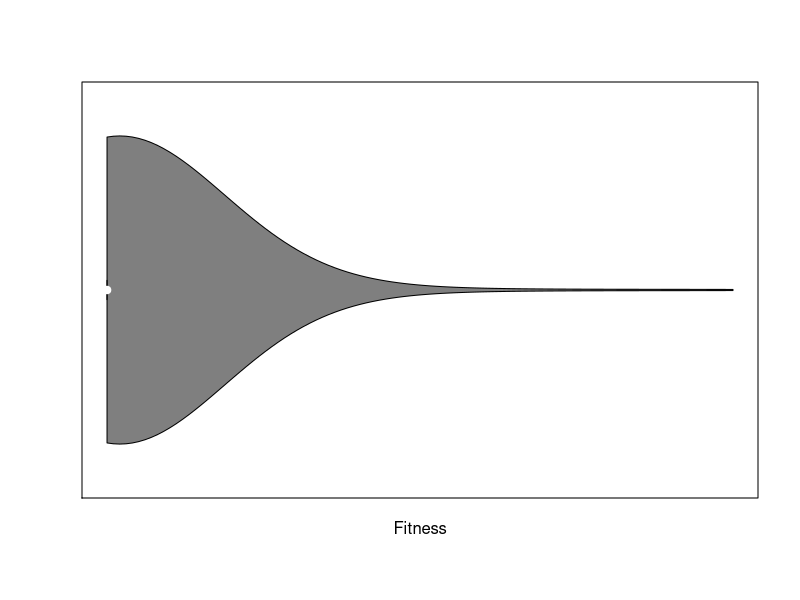
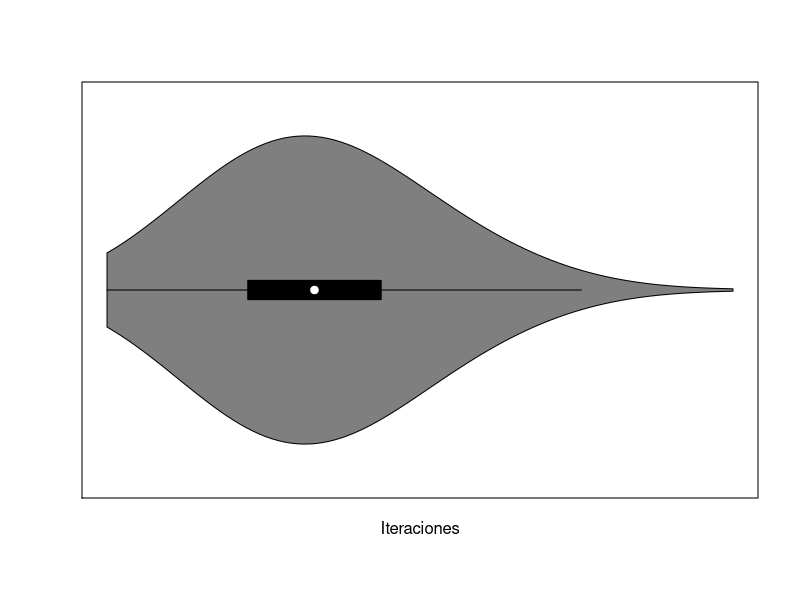

Source code (R) for these figures, in order: (Note: this script raises an error after producing the figures.)
 library(ggplot2)
library(vioplot)
library(corrplot)
data<-read.csv(file = 'valores_verif.csv',header = FALSE)

m<-as.numeric(data$V1[1])
pTresh<-as.numeric(data$V2[1])
pr<-as.numeric(data$V3[1])

datos<-as.data.frame(data)
names(datos) = c("m","p_tresh","pr","seed","iteraciones","fitness")
# Graficos Violin Fitness vs Iteraciones
#par(mfrow = c(1, 2))
GrafViolin<-function(val2,title){
  vioplot(datos$fitness~val2,col=2:length(levels(data$m)),xlab=title,ylab="Fitness")
  stripchart(datos$fitness~val2,vertical=TRUE,method="jitter",pch=19,add=TRUE,col=3:8)
  vioplot(datos$iteraciones~val2,col=2:length(levels(data$m)),xlab="M",ylab="Iteraciones")
  stripchart(datos$iteraciones~val2,vertical=TRUE,method="jitter",pch=19,add=TRUE,col=3:8)
}


vioplot(datos$fitness,horizontal=TRUE,xlab="Fitness",ylab="")
vioplot(datos$iteraciones,horizontal=TRUE,xlab="Iteraciones",ylab="")
# Graficos M
#GrafViolin(datos$m,"M")
# Graficos P Tresh
#GrafViolin(datos$p_tresh,"P_Tresh")
# Graficos PR
#GrafViolin(datos$pr,"Pr")

TablaCombFit<-function(mval,ptreshval,prval){
  datostemp<-datos[which(datos$m==mval & datos$p_tresh==ptreshval & datos$pr==prval),]
  combtemp<-table(datostemp$fitness)/1000
  #if(combtemp[1]>0.85){
    print(paste("Combinacion:  m=",as.character(mval),"  pTresh=",as.character(ptreshval)," pr=",as.character(prval)))
    print(combtemp)
    print("")
    #print(datostemp$seed)
  #}
}
PromIter<-function(mval,ptreshval,prval){
  # datostemp<-datos[which(datos$m==mval & datos$p_tresh==ptreshval & datos$pr==prval),]
  iters<-mean(datostemp$iteraciones)
  print(iters)
}
print("Para Fitness")
mV=c(m)
pTreshV=c(pTresh)
prV=c(pr)
for(mValue in mV){
  for(pTreshValue in pTreshV){
    for(prValue in prV){
      TablaCombFit(mValue,pTreshValue,prValue)
    }
  }
}

subdata1<-datos[which(datos$m==m & datos$p_tresh==pTresh & datos$pr==pr),]

print("Calculo Varianza")
print(var(subdata1$fitness))

print("Calculo Desviacion Estandar")
pca<-prcomp(subdata1[6],scale=FALSE)     
print(pca$sdev)
print("")


print("Para Iter")
mV=c(m)
pTreshV=c(pTresh)
prV=c(pr)
for(mValue in mV){
  for(pTreshValue in pTreshV){
    for(prValue in prV){
      PromIter(mValue,pTreshValue,prValue)
    }
  }
}
print("Calculo Varianza")
print(var(subdata1$iteraciones))

print("Calculo Desviacion Estandar")
pca<-prcomp(subdata1[5],scale=FALSE)     
print(pca$sdev)
print("")
